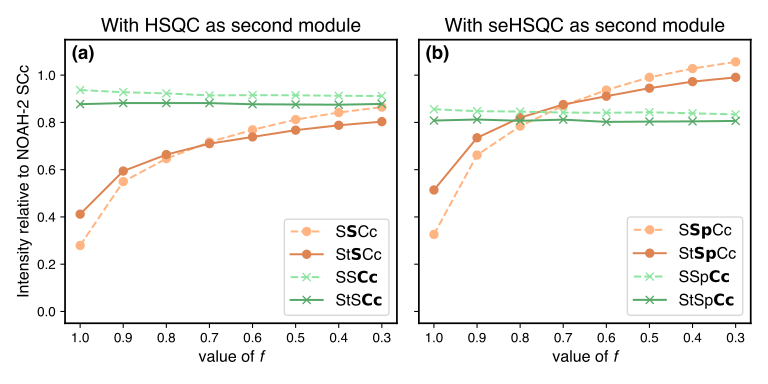

Generate this figure with Python:
from pathlib import Path
import numpy as np
import penguins as pg
from penguins.private import nmrd
from penguins.private import Andrographolide as Andro
import matplotlib.pyplot as plt
plt.style.use(Path(__file__).parent / "helv.mplstyle")

# Just change these...
path = nmrd() / "201206-7a-hsqct-full"
ref_noah_sc_expno = 3
ssc_expnos = range(11, 19)
sspc_expnos = range(19, 27)
stsc_expnos = range(27, 35)
stspc_expnos = range(35, 43)


# Read reference datasets and get reference intensities
ref_s, ref_c = [pg.read(path, expno)
                for expno in (ref_noah_sc_expno * 1000 + 1,
                              ref_noah_sc_expno * 1000 + 2)]
ref_s_ints = Andro.hsqc.integrate(ref_s)
ref_c_ints = Andro.cosy.integrate(ref_c)

# Read in datasets of interest
noah_ssc_s = [pg.read(path, expno * 1000 + 2) for expno in ssc_expnos]
noah_ssc_c = [pg.read(path, expno * 1000 + 3) for expno in ssc_expnos]
noah_stsc_s = [pg.read(path, expno * 1000 + 2) for expno in stsc_expnos]
noah_stsc_c = [pg.read(path, expno * 1000 + 3) for expno in stsc_expnos]

# seHSQC in slot 2
noah_sspc_sp = [pg.read(path, expno * 1000 + 2) for expno in sspc_expnos]
noah_sspc_c = [pg.read(path, expno * 1000 + 3) for expno in sspc_expnos]
noah_stspc_sp = [pg.read(path, expno * 1000 + 2) for expno in stspc_expnos]
noah_stspc_c = [pg.read(path, expno * 1000 + 3) for expno in stspc_expnos]

# Calculate intensities (averaged over all peaks) for datasets of interest
get_rel_s_ints = lambda ds: np.mean(Andro.hsqc.integrate(ds) / ref_s_ints)
get_rel_c_ints = lambda ds: np.mean(Andro.cosy.integrate(ds) / ref_c_ints)
mkarray = lambda fn, dss: np.array(list(map(fn, dss)))

noah_ssc_s_ints = mkarray(get_rel_s_ints, noah_ssc_s)
noah_ssc_c_ints = mkarray(get_rel_c_ints, noah_ssc_c)
noah_stsc_s_ints = mkarray(get_rel_s_ints, noah_stsc_s)
noah_stsc_c_ints = mkarray(get_rel_c_ints, noah_stsc_c)
noah_sspc_sp_ints = mkarray(get_rel_s_ints, noah_sspc_sp)
noah_sspc_c_ints = mkarray(get_rel_c_ints, noah_sspc_c)
noah_stspc_sp_ints = mkarray(get_rel_s_ints, noah_stspc_sp)
noah_stspc_c_ints = mkarray(get_rel_c_ints, noah_stspc_c)

# Get values of cnst32
cnst32s = [ds["cnst32"] for ds in noah_ssc_s]

# Plot them.
fig, axs = pg.subplots(1, 2, sharey=True)
deep = pg.color_palette("deep")
pastel = pg.color_palette("pastel")
for (ax,
     s1_ints, s2_ints,
     c1_ints, c2_ints,
     label2, title) in zip(axs,
                           [noah_ssc_s_ints, noah_sspc_sp_ints],
                           [noah_stsc_s_ints, noah_stspc_sp_ints],
                           [noah_ssc_c_ints, noah_sspc_c_ints],
                           [noah_stsc_c_ints, noah_stspc_c_ints],
                           ["S", "Sp"],
                           ["With HSQC as second module", "With seHSQC as second module"]):
    # Plot NOAH intensities
    ax.plot(cnst32s, s1_ints, linestyle="--", color=pastel[1], marker="o")
    ax.plot(cnst32s, s2_ints, color=deep[1], marker="o")
    ax.plot(cnst32s, c1_ints, linestyle="--", color=pastel[2], marker="x")
    ax.plot(cnst32s, c2_ints, color=deep[2], marker="x")
    # Twiddle with axes properties.
    ax.set(xlabel="value of $f$",
           ylabel="Intensity relative to NOAH-2 SCc",
           ylim=(-0.05, 1.15), title=title)
    ax.legend([rf"S$\bf {label2}$Cc", rf"St$\bf {label2}$Cc",
               rf"S{label2}$\bf Cc$", rf"St{label2}$\bf Cc$",],
              loc="lower right")
    ax.invert_xaxis()
    ax.label_outer()
    pg.style_axes(ax, "plot")

pg.label_axes(axs, fstr="({})", fontweight="bold", fontsize=14)
# pg.show()
for filetype in [".png", ".svg"]:
    pg.savefig(str(Path(__file__)).replace(".py", filetype))
